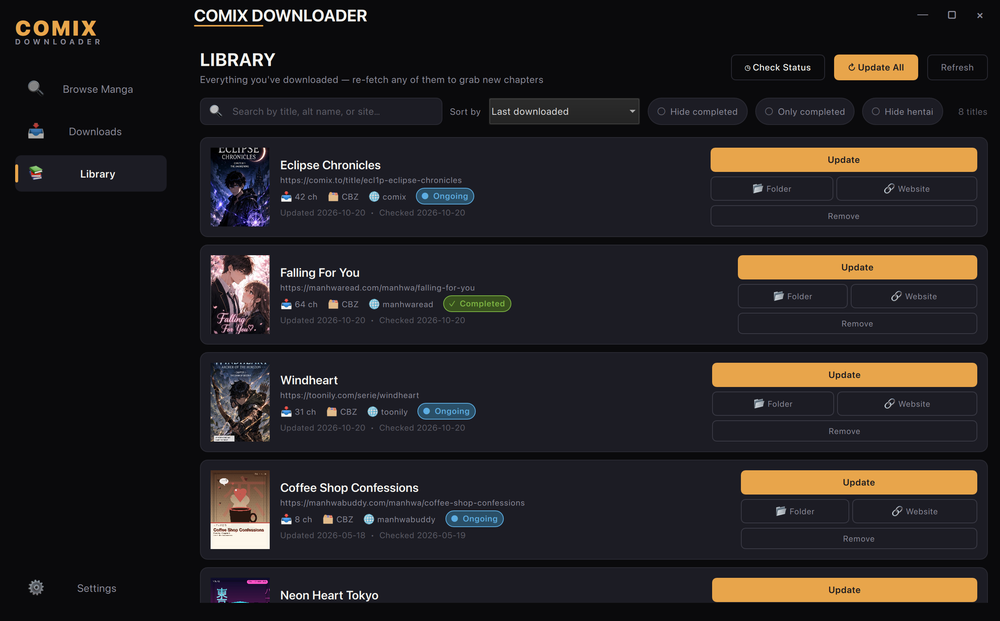
#> input picture GUI.PNG, 1000 x 621 px, shrunk from 2640 x 1640 before the run
$ python -i pdf.py   (imports and definitions only)
#> lines starting #> are read from the running program, lines starting #| are printed output that depends on the picture
### src/utils/logger.py
"""
Logging utility - disabled by default, can be enabled via settings.
"""

import logging
import sys
from typing import Optional

# Global flag to track if logging is enabled
_logging_enabled = False
_handlers_added = False


# [33 lines left out: function setup_logging, not called in this run]


def get_logger(name: str) -> logging.Logger:
    """
    Get a logger instance.

    Args:
        name: Logger name (typically __name__)

    Returns:
        Logger instance
    """
    if name.startswith("src."):
        name = name.replace("src.", "comix.", 1)
    elif not name.startswith("comix"):
        name = f"comix.{name}"

    return logging.getLogger(name)


def is_logging_enabled() -> bool:
    """Check if logging is currently enabled."""
    return _logging_enabled

### src/formats/pdf.py
"""
PDF creation from downloaded images.
"""

from pathlib import Path
from io import BytesIO
from typing import Optional
from PIL import Image
from reportlab.lib.pagesizes import letter
from reportlab.pdfgen import canvas
from reportlab.lib.utils import ImageReader
from ..utils.logger import get_logger

logger = get_logger(__name__)


# [66 lines left out: function create_pdf, not called in this run]


def create_pdf_from_bytes(
    image_data: list[tuple[int, bytes]],
    output_path: str | Path,
    title: str = "Manga Chapter"
) -> Path:
    """
    Create a PDF directly from image bytes without saving to disk first.

    Args:
        image_data: List of (index, image_bytes) tuples
        output_path: Output PDF file path
        title: PDF title metadata

    Returns:
        Path to created PDF
    """
    output_path = Path(output_path)
    output_path.parent.mkdir(parents=True, exist_ok=True)

    if not image_data:
        logger.warning("No images provided for PDF creation")
        return output_path

    c = canvas.Canvas(str(output_path))
    c.setTitle(title)

    for idx, data in sorted(image_data, key=lambda x: x[0]):
        try:
            img = Image.open(BytesIO(data))

            # Convert to RGB if necessary
            if img.mode in ('RGBA', 'LA', 'P'):
                background = Image.new('RGB', img.size, (255, 255, 255))
                if img.mode == 'P':
                    img = img.convert('RGBA')
                background.paste(img, mask=img.split()[-1] if img.mode == 'RGBA' else None)
                img = background
            elif img.mode != 'RGB':
                img = img.convert('RGB')

            img_width, img_height = img.size
            c.setPageSize((img_width, img_height))

            img_buffer = BytesIO()
            img.save(img_buffer, format='JPEG', quality=95)
            img_buffer.seek(0)

            c.drawImage(ImageReader(img_buffer), 0, 0, img_width, img_height)
            c.showPage()

        except Exception as e:
            logger.error(f"Failed to add image {idx} to PDF: {e}")
            continue

    c.save()
    logger.info(f"Created PDF: {output_path}")
    return output_path

>>> import cv2
>>> picture = cv2.imread('../../GUI.PNG', cv2.IMREAD_GRAYSCALE)
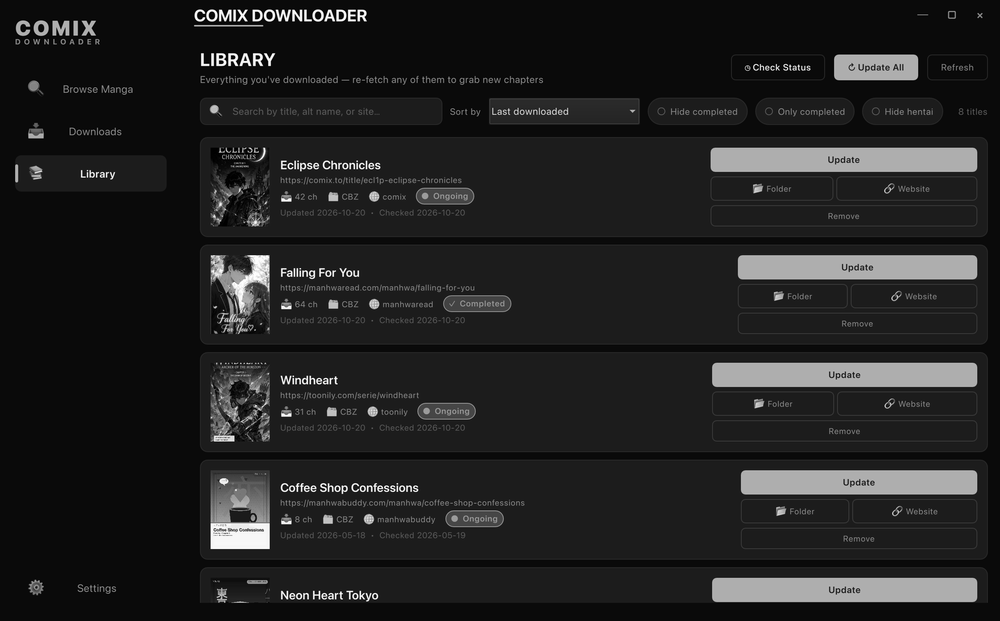
#> picture: shape (621, 1000); min 0, max 255, mean 33.7
>>> result = create_pdf_from_bytes(picture, 'out.png')
#> (the run stopped early here; a loop or call above may not have finished)
